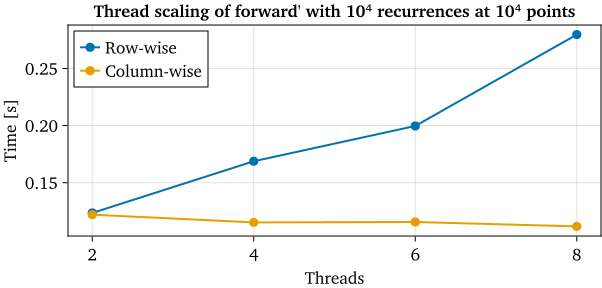

Write the Julia code that produced this figure.
using CairoMakie;

threads = [2, 4, 6, 8];
row = [1.23494e-1, 1.68765e-1, 1.99661e-1, 2.79667e-1];
column = [1.21960e-1, 1.15200e-1, 1.15560e-1, 1.11702e-1];

pt = 4 / 3;
inch = 96;

set_theme!(
    fontsize=round(11pt),
    linewidth=2,
    markersize=13,
    fonts=(regular="charter", bold="charter bold", italic="charter italic", bold_italic="charter bold italic"),
    figure_padding=1,
);

fig = Figure(size=(6.27inch, 3inch), padding=0);
ax = Axis(
    fig[1, 1],
    title="Thread scaling of forward' calculating 10⁴ recurrences at 10⁴ points",
    xlabel="Threads",
    ylabel="Time [s]",
    xticks=(2:2:8),
);

r = scatterlines!(ax, threads, row);
c = scatterlines!(ax, threads, column);
axislegend(ax, [r, c], ["Row-wise", "Column-wise"], position=:lt, orientation=:vertical, backgroundcolor=(:white, 0.85));

fig

save("forward-threaded-comparison.svg", fig)